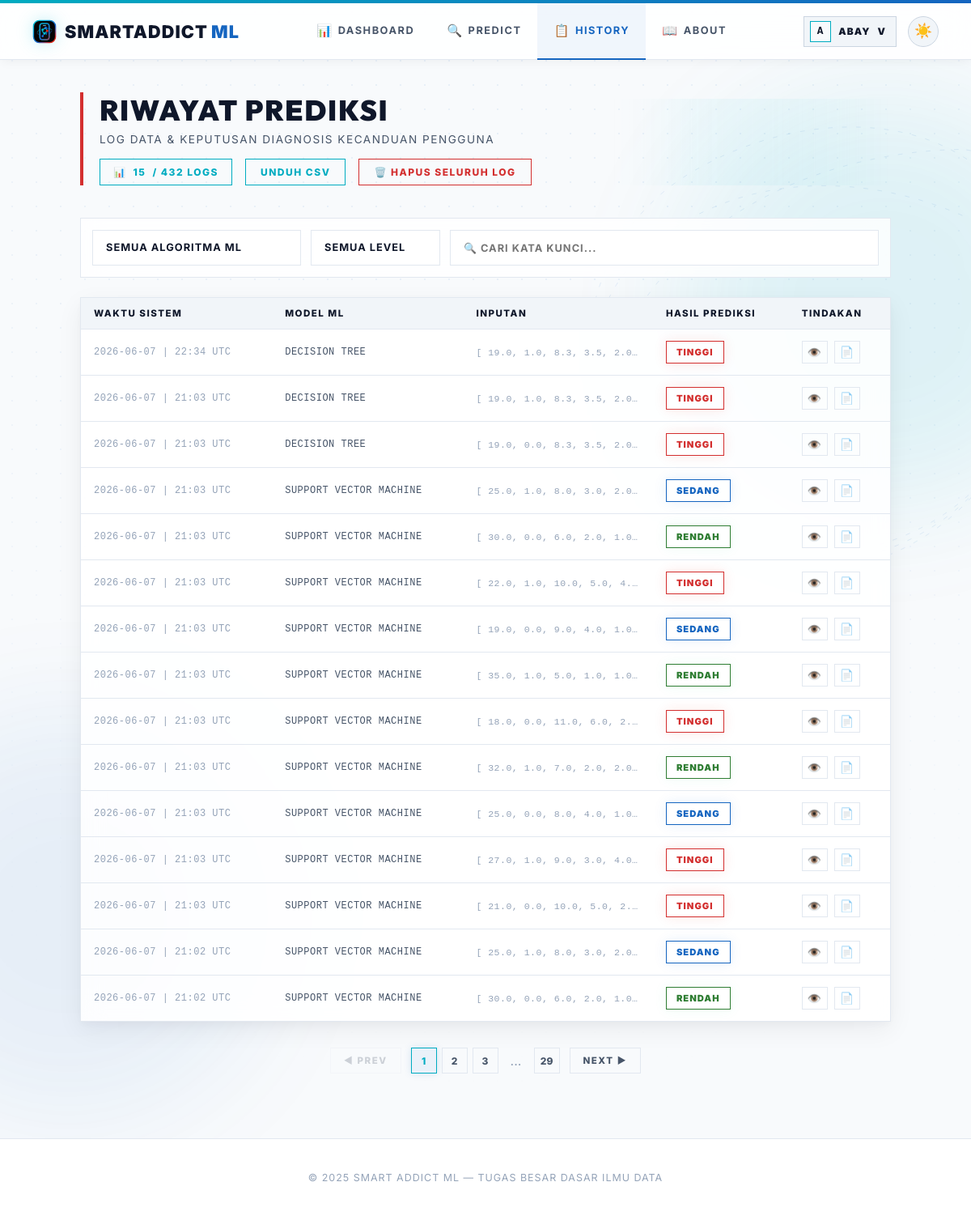
The page /history (signed in) on the database its author committed.
### smartaddict/models/user.py (models this page shows, shortened)
class User(UserMixin, db.Model):
    id = db.Column(db.Integer, primary_key=True)
    username = db.Column(db.String(80), unique=True, nullable=False)
    password_hash = db.Column(db.String(200), nullable=False)
    role = db.Column(db.String(10), default="user")
    created_at = db.Column(db.DateTime, default=datetime.utcnow)
    predictions = db.relationship("Prediction", backref="user", lazy=True)
    @property
    def is_admin(self):
        return self.role == "admin"

### smartaddict/models/prediction.py (models this page shows)
class Prediction(db.Model):
    id = db.Column(db.Integer, primary_key=True)
    user_id = db.Column(db.Integer, db.ForeignKey("user.id"), nullable=False)
    model_name = db.Column(db.String(50), nullable=False)
    input_values = db.Column(db.Text, nullable=False)
    result = db.Column(db.String(20), nullable=False)
    prediction_raw = db.Column(db.Integer, nullable=False)
    timestamp = db.Column(db.DateTime, default=datetime.utcnow)
    @property
    def input_list(self):
        return json.loads(self.input_values)

### smartaddict/routes/user_routes.py (the view)
@user_bp.route("/history", endpoint='history_page')
@login_required
def history_page():
    page = request.args.get('page', 1, type=int)
    per_page = 15
    pagination = Prediction.query.filter_by(user_id=current_user.id).order_by(
        Prediction.timestamp.desc()
    ).paginate(page=page, per_page=per_page, error_out=False)
    return render_template(
        "history.html",
        predictions=pagination.items,
        pagination=pagination,
        active_page='history',
    )

### app.py (called while the page is built)
@app.after_request
def add_no_cache(response):
    response.headers['Cache-Control'] = 'no-store, no-cache, must-revalidate, max-age=0'
    response.headers['Pragma'] = 'no-cache'
    response.headers['Expires'] = '0'
    return response

@login_manager.user_loader
def load_user(user_id):
    try:
        return User.query.get(int(user_id))
    except Exception:
        return None

### templates/history.html (shortened to what this page needs)
{% extends "base.html" %}
{% block content %}
<main class="content">
    <div class="page-header">
        <div class="header-text">
            <h1>RIWAYAT PREDIKSI</h1>
            <p>LOG DATA & KEPUTUSAN DIAGNOSIS KECANDUAN PENGGUNA</p>
        </div>
        <div class="header-actions">
            <div class="count-badge">📊 <span id="vc">{{ predictions|length }}</span> / {{ pagination.total if pagination else predictions|length }} LOGS</div>
            {% if predictions %}
            <a href="{{ url_for('user.download_history') }}" class="btn-export">UNDUH CSV</a>
            <form method="post" action="{{ url_for('user.clear_my_history') }}" style="display:inline" onsubmit="return confirm('APAKAH ANDA YAKIN INGIN MENGHAPUS SELURUH LOG RIWAYAT?')">
                <button type="submit" class="btn-danger">🗑️ HAPUS SELURUH LOG</button>
            </form>
            {% endif %}
        </div>
    </div>
    {% if predictions %}
    <div class="filter-bar">
        <select id="fM" onchange="af()">
            <option value="">SEMUA ALGORITMA ML</option>
        </select>
        <select id="fL" onchange="af()">
            <option value="">SEMUA LEVEL</option>
        </select>
        <input type="text" id="fS" placeholder="🔍 CARI KATA KUNCI..." oninput="af()">
    </div>
    <div class="table-container">
        <table class="h-table">
            <thead>
                <tr>
                    <th>WAKTU SISTEM</th>
                    <th>MODEL ML</th>
                    <th>INPUTAN</th>
                    <th>HASIL PREDIKSI</th>
                    <th>TINDAKAN</th>
                </tr>
            </thead>
            <tbody id="tb">
                {% for p in predictions %}
                {% set inputs = p.input_list %}
                <tr data-m="{{ p.model_name }}" data-l="{{ p.result }}" data-t="{{ current_user.username }} {{ p.model_name }} {{ p.result }} {{ p.timestamp }}">
                    <td style="color:var(--text-muted); font-family: monospace; font-size:0.75rem">{{ p.timestamp.strftime('%Y-%m-%d | %H:%M UTC') }}</td>
                    <td style="font-family: monospace; text-transform: uppercase; font-size: 0.75rem;">{{ p.model_name }}</td>
                    <td style="font-size:0.72rem; color:var(--text-muted); font-family:monospace; max-width:200px; overflow:hidden; text-overflow:ellipsis; white-space:nowrap" title="{{ inputs }}">
                        [
                        {% for val in inputs %}
                          {{ val | round(1) }}{% if not loop.last %}, {% endif %}
                        {% endfor %}
                    </td>
                    <td>
                        <span class="badge-sm {% if p.result == 'Rendah' %}r{% elif p.result == 'Sedang' %}s{% else %}t{% endif %}">
                            {{ p.result | upper }}
                        </span>
                    </td>
                    <td>
                        <button type="button" class="detail-btn" onclick="showDetailModal('{{ p.model_name }}', '{{ p.result }}', '{{ p.timestamp.strftime('%Y-%m-%d | %H:%M UTC') }}', {{ inputs | tojson }})" title="LIHAT DETAIL">👁️</button>
                        <button type="button" class="pdf-btn" onclick="exportRowPDF('{{ current_user.username }}', '{{ p.model_name }}', '{{ p.result }}', '{{ p.timestamp.strftime('%Y-%m-%d | %H:%M UTC') }}', {{ inputs | tojson }})" title="EXPORT PDF">📄</button>
                    </td>
                </tr>
                {% endfor %}
            </tbody>
        </table>
    </div>
    {% if pagination and pagination.pages > 1 %}
    <div class="pagination-container">
        {% if pagination.has_prev %}
        <a href="{{ url_for('user.history_page', page=pagination.prev_num) }}" class="pager-btn">◀ PREV</a>
        {% else %}
        <span class="pager-btn disabled">◀ PREV</span>
        {% endif %}
        <div class="page-numbers">
            {% for page_num in pagination.iter_pages(left_edge=1, right_edge=1, left_current=2, right_current=2) %}
                {% if page_num %}
                    {% if page_num == pagination.page %}
                    <span class="page-num active">{{ page_num }}</span>
                    {% else %}
                    <a href="{{ url_for('user.history_page', page=page_num) }}" class="page-num">{{ page_num }}</a>
                    {% endif %}
                {% else %}
                    <span style="display: inline-flex; align-items: center; justify-content: center; width: 32px; height: 32px; color: var(--text-muted);">...</span>
                {% endif %}
            {% endfor %}
        </div>
        {% if pagination.has_next %}
        <a href="{{ url_for('user.history_page', page=pagination.next_num) }}" class="pager-btn">NEXT ▶</a>
        {% else %}
        <span class="pager-btn disabled">NEXT ▶</span>
        {% endif %}
    </div>
    {% endif %}
    {% endif %}
</main>
{% endblock %}

### templates/base.html (shortened to what this page needs)
<!doctype html>
<html lang="id" data-theme="light">
<head>
</head>
<body>
    <div class="navbar-wrap">
        <nav class="navbar">
            <a href="{{ url_for('user.dashboard') }}" class="logo" style="text-decoration:none">
                <img class="logo-mark" src="{{ url_for('static', filename='img/smartaddict-logo.svg') }}" alt="" aria-hidden="true">
                <span>SmartAddict<span style="color:var(--m-blue-dark); font-weight: 900; margin-left: 4px;">ML</span></span>
            </a>
            <div class="nav-center">
                {% if current_user.is_authenticated and current_user.is_admin %}
                <a href="{{ url_for('admin.admin_dashboard') }}" {% if active_page == 'admin_dashboard' %}class="active"{% endif %}><span class="nav-icon">🛡️</span>Admin</a>
                <a href="{{ url_for('admin.admin_retrain_page') }}" {% if active_page == 'admin_retrain' %}class="active"{% endif %}><span class="nav-icon">🔄</span>Retrain</a>
                <a href="{{ url_for('admin.admin_history') }}" {% if active_page == 'admin_history' %}class="active"{% endif %}><span class="nav-icon">📋</span>History</a>
                <a href="{{ url_for('admin.admin_users') }}" {% if active_page == 'admin_users' %}class="active"{% endif %}><span class="nav-icon">👥</span>Users</a>
                <a href="{{ url_for('user.about') }}" {% if active_page == 'about' %}class="active"{% endif %}><span class="nav-icon">📖</span>About</a>
                {% elif current_user.is_authenticated %}
                <a href="{{ url_for('user.dashboard') }}" {% if active_page == 'dashboard' %}class="active"{% endif %}><span class="nav-icon">📊</span>Dashboard</a>
                <a href="{{ url_for('user.predict') }}" {% if active_page == 'predict' %}class="active"{% endif %}><span class="nav-icon">🔍</span>Predict</a>
                <a href="{{ url_for('user.history_page') }}" {% if active_page == 'history' %}class="active"{% endif %}><span class="nav-icon">📋</span>History</a>
                <a href="{{ url_for('user.about') }}" {% if active_page == 'about' %}class="active"{% endif %}><span class="nav-icon">📖</span>About</a>
                {% else %}
                <a href="{{ url_for('user.dashboard') }}" {% if active_page == 'dashboard' %}class="active"{% endif %}><span class="nav-icon">📊</span>Dashboard</a>
                <a href="{{ url_for('user.about') }}" {% if active_page == 'about' %}class="active"{% endif %}><span class="nav-icon">📖</span>About</a>
                {% endif %}
            </div>
            <div class="nav-actions">
                {% if current_user.is_authenticated %}
                <div class="profile-menu" id="profileMenu">
                    <button type="button" class="profile-chip {% if active_page == 'profile' %}active{% endif %}" onclick="toggleProfileMenu(event)" aria-expanded="false" aria-controls="profileDropdown">
                        <span class="profile-chip-avatar">{{ current_user.username[0]|upper }}</span>
                        <span class="profile-chip-name">{{ current_user.username }}</span>
                        <span aria-hidden="true">v</span>
                    </button>
                </div>
                {% else %}
                <a href="{{ url_for('auth.login') }}" class="btn-nav-login">Login</a>
                {% endif %}
                <button class="theme-toggle" id="themeToggle" onclick="toggleTheme()" title="Toggle tema">
                    <span id="themeIcon">🌙</span>
                </button>
            </div>
        </nav>
    </div>
    <div class="nav-spacer"></div>
    <div class="sa-bg-stage" aria-hidden="true">
    </div>
    {% block content %}{% endblock %}
    {% block footer %}
    <footer class="footer">
        <p>© 2025 Smart Addict ML — Tugas Besar Dasar Ilmu Data</p>
    </footer>
    {% endblock %}
</body>
</html>

### rows shown on the page
User: username "A", username "ABAY"
Prediction: timestamp "2026-06-07 | 22:34 UTC", model_name "DECISION TREE", val "19.0" "1.0" "8.3" "3.5" "2.0", result "TINGGI"
Prediction: timestamp "2026-06-07 | 21:03 UTC", model_name "DECISION TREE", val "19.0" "1.0" "8.3" "3.5" "2.0", result "TINGGI"
Prediction: timestamp "2026-06-07 | 21:03 UTC", model_name "DECISION TREE", val "19.0" "0.0" "8.3" "3.5" "2.0", result "TINGGI"
Prediction: timestamp "2026-06-07 | 21:03 UTC", model_name "SUPPORT VECTOR MACHINE", val "25.0" "1.0" "8.0" "3.0" "2.0", result "SEDANG"
Prediction: timestamp "2026-06-07 | 21:03 UTC", model_name "SUPPORT VECTOR MACHINE", val "30.0" "0.0" "6.0" "2.0" "1.0", result "RENDAH"
Prediction: timestamp "2026-06-07 | 21:03 UTC", model_name "SUPPORT VECTOR MACHINE", val "22.0" "1.0" "10.0" "5.0" "4.…", result "TINGGI"
Prediction: timestamp "2026-06-07 | 21:03 UTC", model_name "SUPPORT VECTOR MACHINE", val "19.0" "0.0" "9.0" "4.0" "1.0", result "SEDANG"
Prediction: timestamp "2026-06-07 | 21:03 UTC", model_name "SUPPORT VECTOR MACHINE", val "35.0" "1.0" "5.0" "1.0" "1.0", result "RENDAH"
Prediction: timestamp "2026-06-07 | 21:03 UTC", model_name "SUPPORT VECTOR MACHINE", val "18.0" "0.0" "11.0" "6.0" "2.…", result "TINGGI"
Prediction: timestamp "2026-06-07 | 21:03 UTC", model_name "SUPPORT VECTOR MACHINE", val "32.0" "1.0" "7.0" "2.0" "2.0", result "RENDAH"
Prediction: timestamp "2026-06-07 | 21:03 UTC", model_name "SUPPORT VECTOR MACHINE", val "25.0" "0.0" "8.0" "4.0" "1.0", result "SEDANG"
Prediction: timestamp "2026-06-07 | 21:03 UTC", model_name "SUPPORT VECTOR MACHINE", val "27.0" "1.0" "9.0" "3.0" "4.0", result "TINGGI"
Prediction: timestamp "2026-06-07 | 21:03 UTC", model_name "SUPPORT VECTOR MACHINE", val "21.0" "0.0" "10.0" "5.0" "2.…", result "TINGGI"
Prediction: timestamp "2026-06-07 | 21:02 UTC", model_name "SUPPORT VECTOR MACHINE", val "25.0" "1.0" "8.0" "3.0" "2.0", result "SEDANG"
Prediction: timestamp "2026-06-07 | 21:02 UTC", model_name "SUPPORT VECTOR MACHINE", val "30.0" "0.0" "6.0" "2.0" "1.0", result "RENDAH"

### other values the page prints
{{ predictions|length }} "15"
{{ pagination.total if pagination else predictions|length }} "432"
{{ page_num }} "1"
{{ page_num }} "2" "3" "29"
